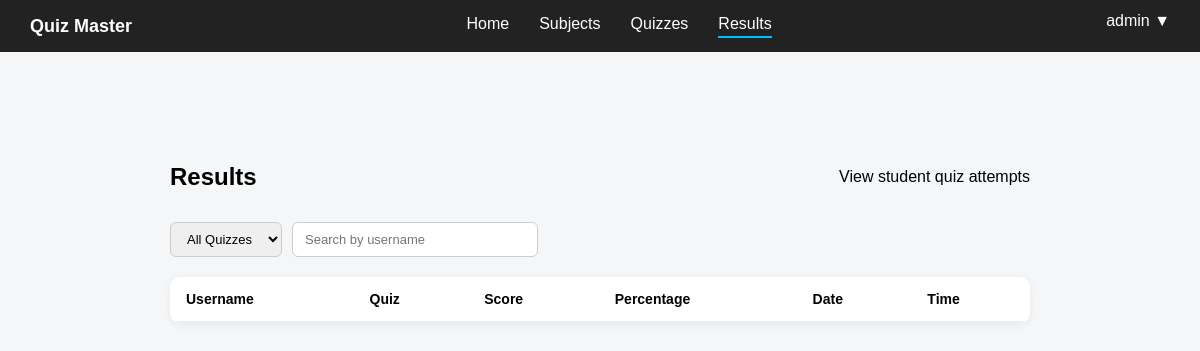
The page /admin/results (signed in) on the database as committed earlier.
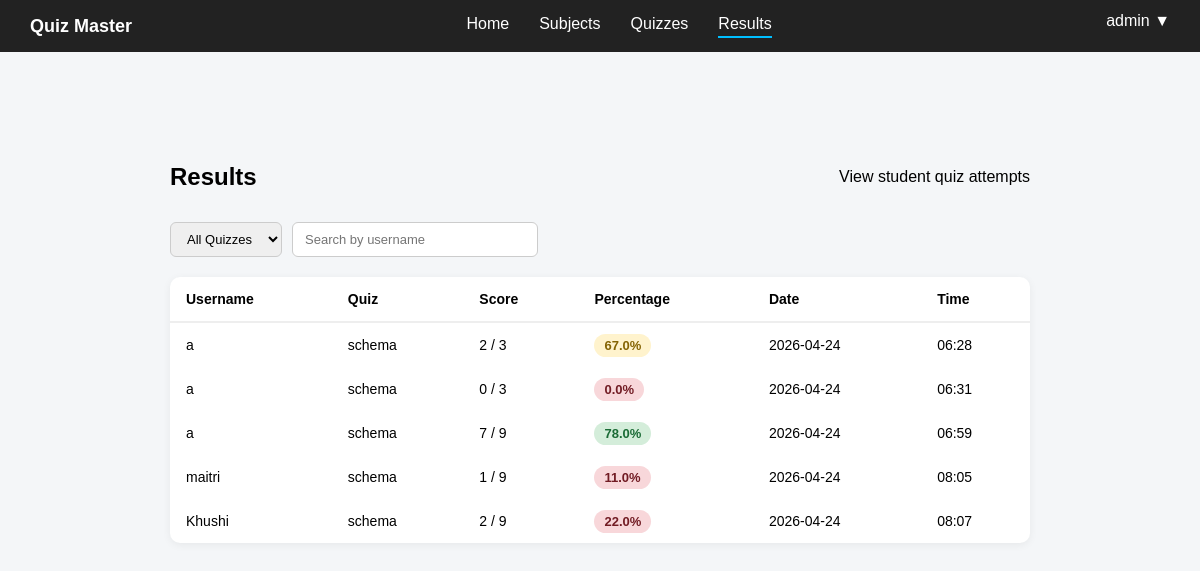
The same page on the database as committed later.
### controller/models.py (models this page shows)
class Attempt(db.Model):
    __tablename__ = "attempts"
    id = db.Column(db.Integer, primary_key=True)
    user_id = db.Column(db.Integer, db.ForeignKey("users.id"), nullable=False)
    quiz_id = db.Column(db.Integer, db.ForeignKey("quizzes.id"), nullable=False)
    score = db.Column(db.Integer)
    total_questions = db.Column(db.Integer)
    total_marks = db.Column(db.Integer)
    timestamp = db.Column(db.DateTime, default=datetime.utcnow)
    answers = db.relationship("AttemptAnswer", backref="attempt", lazy=True)

class User(db.Model, UserMixin):
    __tablename__ = "users"
    id = db.Column(db.Integer, primary_key=True)
    username = db.Column(db.String(100), unique=True, nullable=False)
    password = db.Column(db.String(200), nullable=False)
    role = db.Column(db.String(20), nullable=False, default="student")
    attempts = db.relationship("Attempt", backref="user", lazy=True)
    activities = db.relationship("Activity", backref="user", lazy=True)

class Quiz(db.Model):
    __tablename__ = "quizzes"
    id = db.Column(db.Integer, primary_key=True)
    title = db.Column(db.String(200), nullable=False)
    created_at = db.Column(db.DateTime, default=datetime.utcnow)
    subject_id = db.Column(db.Integer, db.ForeignKey("subjects.id"), nullable=False)
    questions = db.relationship("Question", backref="quiz", lazy=True)
    attempts = db.relationship("Attempt", backref="quiz", lazy=True)

### app.py (the view)
@app.route("/admin/results")
def admin_results():
    if not admin_access():
        return redirect(url_for("home"))
    quiz_id = request.args.get("quiz_id")
    if quiz_id:
        attempts = Attempt.query.filter_by(quiz_id=quiz_id).all()
    else:
        attempts = Attempt.query.all()
    return render_template("admin_results.html", attempts=attempts)

### app.py (called while the page is built)
def admin_access():
    if "user_id" not in session:
        flash("Please login first")
        return False
    if session.get("role") != "admin":
        flash("You are not authorized to access this page")
        return False
    return True

### templates/admin_results.html (shortened to what this page needs)
{% extends "base.html" %}
{% block content %}
<div class="container">
    <div class="header">
        <h1>Results</h1>
        <p>View student quiz attempts</p>
    </div>
    <div class="filters">
        <select onchange="location = this.value;">
            <option value="{{ url_for('admin_results') }}">All Quizzes</option>
        </select>
        <input type="text" placeholder="Search by username">
    </div>
    <table>
        <thead>
            <tr>
                <th>Username</th>
                <th>Quiz</th>
                <th>Score</th>
                <th>Percentage</th>
                <th>Date</th>
                <th>Time</th>
            </tr>
        </thead>
        <tbody>
            {% for a in attempts %}
            {% set percent = (a.score / a.total_marks * 100) if a.total_marks else 0 %}
            <tr>
                <td>{{ a.user.username }}</td>
                <td>{{ a.quiz.title }}</td>
                <td>{{ a.score }} / {{ a.total_marks }}</td>
                <td>
                    {% if percent >= 75 %}
                    <span class="percentage high">{{ percent|round }}%</span>
                    {% elif percent >= 40 %}
                    <span class="percentage mid">{{ percent|round }}%</span>
                    {% else %}
                    <span class="percentage low">{{ percent|round }}%</span>
                    {% endif %}
                </td>
                <td>{{ a.timestamp.strftime("%Y-%m-%d") }}</td>
                <td>{{ a.timestamp.strftime("%H:%M") }}</td>
            </tr>
            {% endfor %}
        </tbody>
    </table>
</div>
{% endblock %}

### templates/base.html (shortened to what this page needs)
<!DOCTYPE html>
<html lang="en">
<head>
    <link rel="stylesheet" href="{{ url_for('static', filename='css/base.css') }}">
</head>
<body>
    {% block navbar %}
    <nav class="navbar">
        <div class="nav-left">
            <span class="logo">Quiz Master</span>
        </div>
        <div class="nav-center">
            {% if session.get('role') == 'admin' %}
            <a href="{{ url_for('admin_dashboard') }}" class="{% if request.endpoint == 'admin_dashboard' %}active{% endif %}">
                Home
            </a>
            <a href="{{ url_for('admin_subjects') }}" class="{% if request.endpoint == 'admin_subjects' %}active{% endif %}">
                Subjects
            </a>
            <a href="{{ url_for('admin_quizzes') }}" class="{% if request.endpoint == 'admin_quizzes' %}active{% endif %}">
                Quizzes
            </a>
            <a href="{{ url_for('admin_results') }}" class="{% if request.endpoint == 'admin_results' %}active{% endif %}">
                Results
            </a>
            {% endif %}
        </div>
        <div class="nav-right">
            <div class="profile">
                {{ session.get('username', 'User') }} ▼
            </div>
        </div>
    </nav>
    {% endblock %}
    <div class="container">
        {% block content %}
        {% endblock %}
    </div>
</body>
</html>

### static/css/base.css (style rules this page uses)
body { font-family: Arial, sans-serif; background: #f4f6f8; margin: 0; }
.navbar { display: flex; justify-content: space-between; align-items: center; background: #222; color: white; padding: 12px 30px; }
.logo { font-weight: bold; font-size: 18px; color: white; }
.nav-center { display: flex; gap: 30px; }
.nav-center a { color: white; text-decoration: none; padding-bottom: 3px; }
.nav-center .active { border-bottom: 2px solid #00bfff; }
.profile { position: relative; cursor: pointer; color: white; padding-bottom: 10px; }
.container { max-width: 1000px; margin: 30px auto; padding: 20px; border-radius: 12px; }
.header { display: flex; justify-content: space-between; align-items: center; margin-bottom: 20px; }
.header h1 { margin: 0; font-size: 24px; }
body { padding-bottom: 80px; }
.container { max-width: 900px; margin: 30px auto; }
.filters { display: flex; gap: 10px; margin-bottom: 20px; }
.filters select, .filters input { padding: 8px 12px; border: 1px solid #ccc; border-radius: 6px; font-size: 13px; outline: none; }
.filters input { width: 220px; }
table { width: 100%; border-collapse: collapse; background: white; border-radius: 10px; overflow: hidden; box-shadow: 0 2px 8px rgba(0, 0, 0, 0.06); }
th, td { padding: 14px 16px; text-align: left; font-size: 14px; }
thead tr { border-bottom: 2px solid #eee; }
.percentage { padding: 4px 10px; border-radius: 20px; font-weight: bold; font-size: 13px; }
.high { background: #d4edda; color: #1a6b35; }
.mid { background: #fff3cd; color: #856404; }
.low { background: #f8d7da; color: #721c24; }

Rows that differ between the two databases and show on the page:
added Attempt: user.username "a", quiz "schema", score "2", total_marks "3", percent "67.0", timestamp "2026-04-24", timestamp "06:28"
added Attempt: user.username "a", quiz "schema", score "0", total_marks "3", percent "0.0", timestamp "2026-04-24", timestamp "06:31"
added Attempt: user.username "a", quiz "schema", score "7", total_marks "9", percent "78.0", timestamp "2026-04-24", timestamp "06:59"
added Attempt: user.username "maitri", quiz "schema", score "1", total_marks "9", percent "11.0", timestamp "2026-04-24", timestamp "08:05"
added Attempt: user.username "Khushi", quiz "schema", score "2", total_marks "9", percent "22.0", timestamp "2026-04-24", timestamp "08:07"
